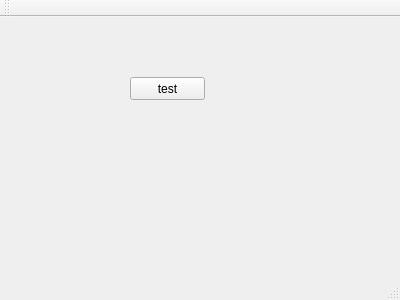
<?xml version="1.0" encoding="UTF-8"?>
<ui version="4.0">
 <class>MainWindow</class>
 <widget class="QMainWindow" name="MainWindow">
  <property name="geometry">
   <rect>
    <x>0</x>
    <y>0</y>
    <width>400</width>
    <height>300</height>
   </rect>
  </property>
  <property name="windowTitle">
   <string>MainWindow</string>
  </property>
  <widget class="QWidget" name="centralWidget">
   <widget class="QPushButton" name="pushButton">
    <property name="geometry">
     <rect>
      <x>130</x>
      <y>60</y>
      <width>75</width>
      <height>23</height>
     </rect>
    </property>
    <property name="text">
     <string>test</string>
    </property>
   </widget>
  </widget>
  <widget class="QMenuBar" name="menuBar">
   <property name="geometry">
    <rect>
     <x>0</x>
     <y>0</y>
     <width>400</width>
     <height>23</height>
    </rect>
   </property>
  </widget>
  <widget class="QToolBar" name="mainToolBar">
   <attribute name="toolBarArea">
    <enum>TopToolBarArea</enum>
   </attribute>
   <attribute name="toolBarBreak">
    <bool>false</bool>
   </attribute>
  </widget>
  <widget class="QStatusBar" name="statusBar"/>
 </widget>
 <layoutdefault spacing="6" margin="11"/>
 <resources/>
 <connections/>
</ui>
